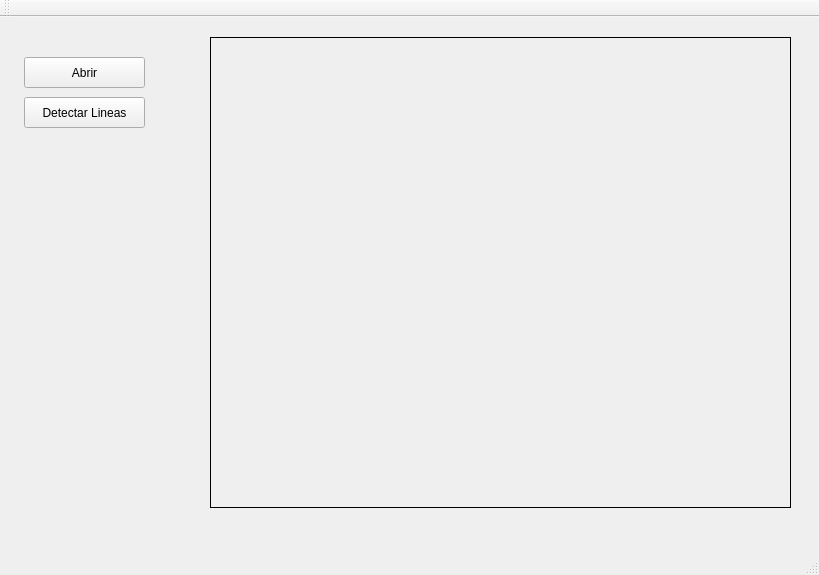
<?xml version="1.0" encoding="UTF-8"?>
<ui version="4.0">
 <class>MainWindow</class>
 <widget class="QMainWindow" name="MainWindow">
  <property name="geometry">
   <rect>
    <x>0</x>
    <y>0</y>
    <width>819</width>
    <height>575</height>
   </rect>
  </property>
  <property name="windowTitle">
   <string>MainWindow</string>
  </property>
  <widget class="QWidget" name="centralWidget">
   <widget class="QLabel" name="label">
    <property name="geometry">
     <rect>
      <x>210</x>
      <y>20</y>
      <width>581</width>
      <height>471</height>
     </rect>
    </property>
    <property name="autoFillBackground">
     <bool>true</bool>
    </property>
    <property name="frameShape">
     <enum>QFrame::Box</enum>
    </property>
    <property name="text">
     <string/>
    </property>
    <property name="textFormat">
     <enum>Qt::PlainText</enum>
    </property>
   </widget>
   <widget class="QPushButton" name="openButton">
    <property name="geometry">
     <rect>
      <x>24</x>
      <y>40</y>
      <width>121</width>
      <height>31</height>
     </rect>
    </property>
    <property name="text">
     <string>Abrir</string>
    </property>
   </widget>
   <widget class="QPushButton" name="detectButton">
    <property name="geometry">
     <rect>
      <x>24</x>
      <y>80</y>
      <width>121</width>
      <height>31</height>
     </rect>
    </property>
    <property name="text">
     <string>Detectar Lineas</string>
    </property>
   </widget>
  </widget>
  <widget class="QMenuBar" name="menuBar">
   <property name="geometry">
    <rect>
     <x>0</x>
     <y>0</y>
     <width>819</width>
     <height>29</height>
    </rect>
   </property>
  </widget>
  <widget class="QToolBar" name="mainToolBar">
   <attribute name="toolBarArea">
    <enum>TopToolBarArea</enum>
   </attribute>
   <attribute name="toolBarBreak">
    <bool>false</bool>
   </attribute>
  </widget>
  <widget class="QStatusBar" name="statusBar"/>
 </widget>
 <layoutdefault spacing="6" margin="11"/>
 <resources/>
 <connections/>
</ui>
